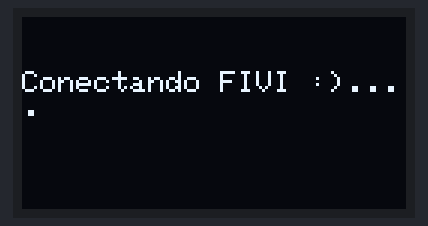
Bench run of a sketch on a simulated ESP8266 (NodeMCU). On the bench: 128×64 one-colour display. WiFi joins after 1.5 s; servers stay silent unless stated; what the sketch prints to the serial monitor is not drawn.

Above: at 3.2 s.

The sketch:

fivi.ino
```cpp
#include  <ESP8266WiFi.h>
#include <FirebaseESP8266.h>


#include <Wire.h>
#include <Adafruit_GFX.h>
#include <Adafruit_SSD1306.h>

#include "DHT.h"


#define WIFI_SSID "HOME-9C39"
#define WIFI_PASSWORD "ABC2514ECF4241CA"

#define FIREBASE_HOST "fivi-31d19-default-rtdb.firebaseio.com"

/** The database secret is obsoleted, please use other authentication methods,
   see examples in the Authentications folder.
*/
#define FIREBASE_AUTH "NdNnSqss4xEny1gR6cVnrioqTaHEcVZieFNPCNLo"


#define SCREEN_WIDTH 128 // OLED display width, in pixels
#define SCREEN_HEIGHT 64 // OLED display height, in pixels

FirebaseData fbdo;
FirebaseJson json;

Adafruit_SSD1306 display(SCREEN_WIDTH, SCREEN_HEIGHT, &Wire, -1);

#define DHTTYPE DHT22   // DHT 22  (AM2302), AM2321

uint8_t DHTPin = 6;
DHT dht(DHTPin, DHTTYPE);
float Temperature;
float Humidity;


void setup()
{

  Serial.begin(115200);

  if (!display.begin(SSD1306_SWITCHCAPVCC, 0x3C)) { // Address 0x3D for 128x64
    Serial.println(F("SSD1306 allocation failed"));
    for (;;);
  }
  delay(2000);
  display.clearDisplay();

  display.setTextSize(1);
  display.setTextColor(WHITE);
  display.setCursor(0, 10);


  WiFi.begin(WIFI_SSID, WIFI_PASSWORD);
  Serial.print("Connecting to Wi-Fi");
  display.println("Connecting to Wi-Fi");
  display.display();
  delay(1000);
  Serial.println("Conectando FIVI :) ....");
  display.clearDisplay();
  display.println("Conectando FIVI :)...");
  display.display();
  while (WiFi.status() != WL_CONNECTED)
  {
    Serial.print(".");
    display.print(".");
    display.display();
    delay(300);
  }


  Firebase.begin(FIREBASE_HOST, FIREBASE_AUTH);
  Firebase.reconnectWiFi(true);


  //Set the size of WiFi rx/tx buffers in the case where we want to work with large data.
  fbdo.setBSSLBufferSize(1024, 1024);

  //Set the size of HTTP response buffers in the case where we want to work with large data.
  fbdo.setResponseSize(1024);

  //Set database read timeout to 1 minute (max 15 minutes)
  Firebase.setReadTimeout(fbdo, 1000 * 60);
  //tiny, small, medium, large and unlimited.
  //Size and its write timeout e.g. tiny (1s), small (10s), medium (30s) and large (60s).
  Firebase.setwriteSizeLimit(fbdo, "tiny");

  //optional, set the decimal places for float and double data to be stored in database
  Firebase.setFloatDigits(2);
  Firebase.setDoubleDigits(6);
  pinMode(DHTPin, INPUT);
  dht.begin();


}

void postTemp() {

  Temperature = dht.readTemperature(); // Gets the values of the temperature
  Humidity = dht.readHumidity(); // Gets the values of the humidity
  Serial.print(Temperature);
  Serial.println(Humidity);

  Firebase.pushFloat(fbdo, "/DHT22/Humidity", Humidity);
  Firebase.pushFloat(fbdo, "/DHT22/Temperature", Temperature);

  if (fbdo.errorReason()) {
    Serial.println(fbdo.errorReason());
    return;
  }

}


void loop()
{


}
```
